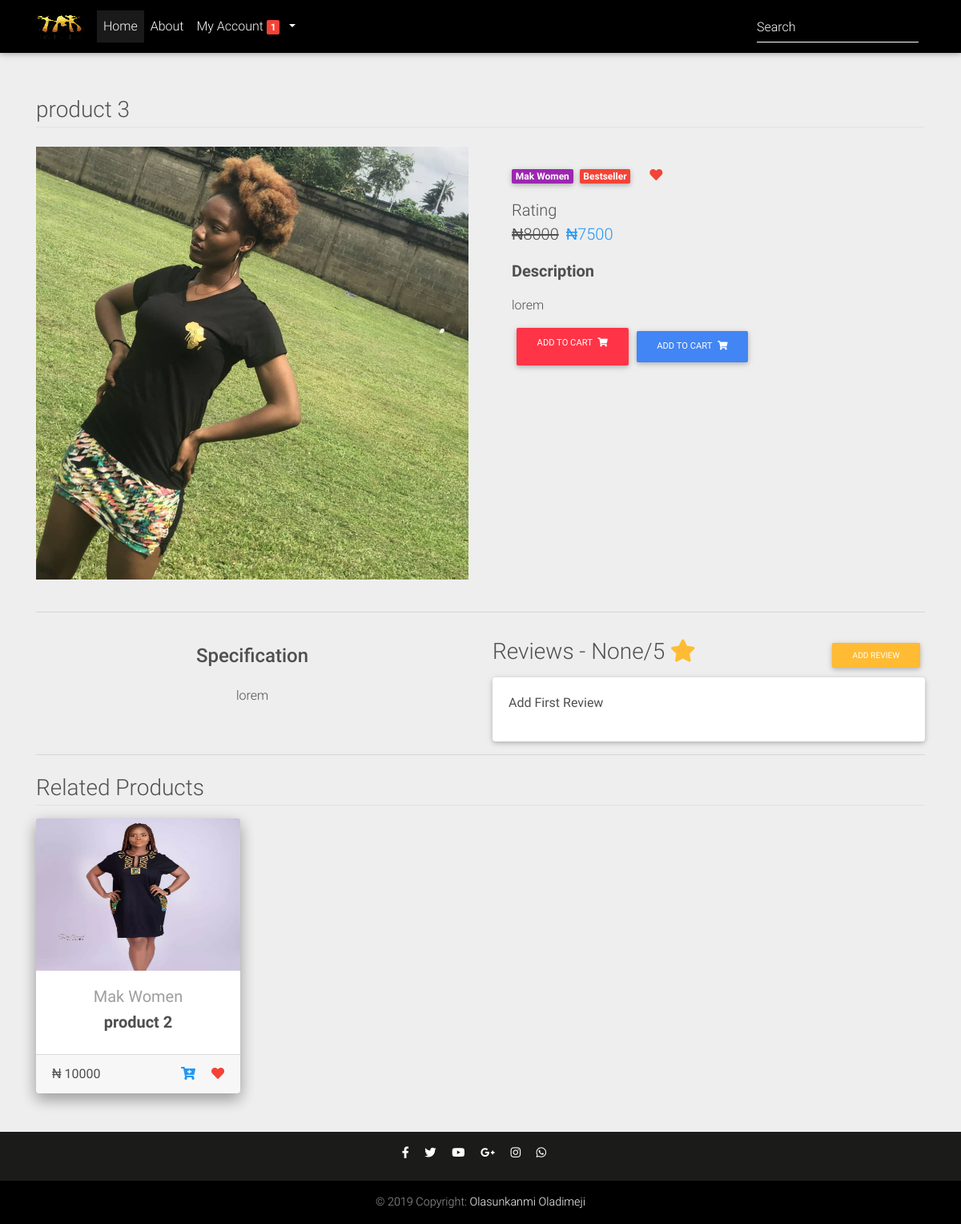
The app's page /product-3/detail (signed in) with its own data.
### core/models.py (models this page shows, shortened)
class Order(models.Model):
    user = models.ForeignKey(settings.AUTH_USER_MODEL,
                                on_delete=models.CASCADE)
    ref_code = models.CharField(max_length=20, unique=True)
    items = models.ManyToManyField(OrderItem)
    ordered = models.BooleanField(default=False)
    start_date = models.DateTimeField(auto_now_add=True)
    ordered_date = models.DateField()
    delivery_date = models.DateField()
    being_delivered = models.CharField(choices=status_choice,default='In process',max_length=150)
    received = models.BooleanField(default=False)
    refund_requested = models.BooleanField(default=False)
    refund_granted = models.BooleanField(default=False)
    shipping_address = models.ForeignKey(
        'Address', related_name='shipping_address', on_delete=models.SET_NULL, blank=True, null=True)
    payment = models.ForeignKey('Payment', on_delete=models.SET_NULL, blank=True, null=True)
    coupon = models.ForeignKey(
        'Coupon', on_delete=models.SET_NULL, blank=True, null=True)
    class Meta:
        verbose_name = ("Order")
        verbose_name_plural = ("Orders")

class Product(models.Model):
    title=models.CharField(max_length=200)
    slug=models.CharField(max_length=400)
    detail=models.TextField()
    specs=models.TextField()
    category=models.ForeignKey(Category,on_delete=models.CASCADE)
    status=models.BooleanField(default=True)
    color=models.ForeignKey(Color,on_delete=models.CASCADE)
    size=models.ForeignKey(Size,on_delete=models.CASCADE)
    price=models.PositiveIntegerField(default=0)
    image=models.ImageField(upload_to="product_imgs/")
    label = models.CharField(choices=LABEL_CHOICES,max_length=2,null=True,blank=True)
    label_text = models.CharField(choices=text_label,max_length=10,null=True,blank=True)
    discount_price = models.PositiveIntegerField(null=True,blank=True)
    class Meta:
        verbose_name_plural='6. Products'
    def get_absolute_url(self):
        return reverse("core:product_detail", kwargs={"slug": self.slug})
    def get_add_to_cart_url(self):
        return reverse('core:add_to_cart', kwargs={'slug': self.slug})

class Category(models.Model):
    title=models.CharField(max_length=100)
    image=models.ImageField(upload_to="cat_imgs/")
    slug = models.SlugField()
    class Meta:
        verbose_name_plural='2. Categories'
    def __str__(self):
        return self.title
    def get_absolute_url(self):
        return reverse("core:category_detail", args=[self.slug])

### core/views.py (the view)
# urls.py: path('<slug>/detail',views.product_detail,name='product_detail'),
def product_detail(request,slug):
    product=Product.objects.get(slug=slug)
    related_products=Product.objects.filter(category=product.category).exclude(slug=slug)[:1]
    reviewForm= ReviewAdd()
    canAdd=True
    reviewCheck=ProductReview.objects.filter(user=request.user,product=product).count()
    if request.user.is_authenticated:
        if reviewCheck > 0:
            canAdd=False
    reviews=ProductReview.objects.filter(product=product)
    avg_reviews=ProductReview.objects.filter(product=product).aggregate(avg_rating=Avg('review_rating'))
    context={
        'data':product,
        'related':related_products,
        'reviewForm':reviewForm,
        'canAdd':canAdd,
        'reviews':reviews,
        'avg_reviews':avg_reviews
    }
    return render(request, 'core/product-page.html',context)

### core/forms.py
class ReviewAdd(forms.ModelForm):
	class Meta:
		model=ProductReview
		fields=('review_text','review_rating')

### core/templatetags/cart_template_tags.py (called while the page is built)
@register.filter
def cart_item_count(user):
    if user.is_authenticated:
        qs = Order.objects.filter(user=user, ordered=False)
        if qs.exists():
            return qs[0].items.count()
    return 0

### core/Template/core/product-page.html (shortened to what this page needs)
{% extends 'base.html' %}
{% load static %}
{% load i18n %}
{% block 'content' %}
  <main class="mt-5 pt-4">
    <div class="container dark-grey-text mt-5">
      <h3 class="my-4 border-bottom pb-1">{{data.title}}</h3>
      <div class="row wow fadeIn">
        <div class="col-md-6 mb-4">
          <img id="zoom_01" data-zoom-image="" src="{{data.image.url}}" height="65%" class="img-fluid" alt="{{data.titlr}}">
        </div>
        <div class="col-md-6 mb-4">
          <div class="p-4">
            <div class="mb-3">
              <a href="{{data.category.get_absolute_url}}">
                <span class="badge purple mr-1">{{data.category}}</span>
              </a>
              <a href="">
                <span class="badge red mr-1">{{data.label_text}}</span>
              </a>
              <a href="{% url 'core:add_wishlist' data.id %}" class=" ml-3 " data-product="{{product.id}}"><i class="fa fa-heart red-text "></i></a>
            </div>
            <p class="lead">
              <span>Rating
              <br>
              {% if data.discount_price %}
                <span class="mr-1">
                  <del>  &#8358;{{data.price}}</del>
                </span>
                <span class="blue-text">   &#8358;{{data.discount_price}}</span>
              {% else%}
                <span >  &#8358;{{data.price}}  </span>
              {% endif%}
            </p>
            <p class="lead font-weight-bold">Description</p>
            <p>{{data.detail}} </p>
            <div class="d-flex justify-content-left">
              <a class="btn btn-danger btn-md my-0 p">Add to cart
                <i class="fas fa-shopping-cart ml-1"></i>
              </a>
              <a class="btn btn-primary btn-md my-0 m-1">Add to cart
                <i class="fas fa-shopping-cart ml-1"></i>
              </a>
            </div>
          </div>
        </div>
      </div>
      <hr>
      <div class="row d-flex justify-content-center wow fadeIn">
        <div class="col-md-6 text-center">
          <h4 class="my-4 h4">Specification</h4>
            <p>{{data.specs}}</p>
        </div>
         <div class="col-md-6">
          <h3 class="my-3">Reviews - <span class="avg-rating">{{avg_reviews.avg_rating}}</span>/5 <i class="fa fa-star text-warning"></i>
            {% if user.is_authenticated %}
            {% if canAdd %}
            <button data-toggle="modal" data-target="#productReview" type="button" class="btn btn-warning btn-sm float-right reviewBtn">Add Review</button>
            {% endif %}
            {% endif %}
          </h3>
          <div class="card">
            <div class="card-body review-list" style="max-height: 400px; overflow: auto;">
              {% if reviews %}
                {% for review in reviews %}
                <blockquote class="blockquote text-right">
                  <small>{{review.review_text}}</small>
                  <footer class="blockquote-footer">{{review.user}}
                    <cite title="Source Title">
                      {% for star in review.review_rating|ljust:review.review_rating %}
                      <i class="fa fa-star text-warning"></i>
                    {% endfor %}
                    </cite>
                  </footer>
                </blockquote>
                <hr />
                {% endfor %}
              {% else %}
                <p class="no-data">Add First Review</p>
              {% endif %}
            </div>
          </div>
        </div>
      </div>
      <hr>
	      <h3 class="mt-4 mb-3 border-bottom pb-1">Related Products</h3>
          <div class="row">
            {% for product in related %}
            {% include 'include/product.html' %}
            {% endfor %}
          </div>
    </div>
  </main>
{% endblock 'content' %}

### core/Template/base.html (shortened to what this page needs)
<!DOCTYPE html>
{% load static %}
{% load i18n %}
{% load cart_template_tags %}
<html lang="en">
<head>
  <link rel="stylesheet" href="https://use.fontawesome.com/releases/v5.11.2/css/all.css">
  <link href="{% static 'css/bootstrap.min.css' %}" rel="stylesheet">
  <link href="{% static 'css/mdb.min.css' %}" rel="stylesheet">
  <link href="{% static 'css/style.min.css' %}" rel="stylesheet">
  <link href="{% static 'css/style.css' %}" rel="stylesheet">
  <link href="{% static 'css/template.scss' %}" rel="stylesheet">
</head>
<body class="grey lighten-3">
  <nav class="navbar fixed-top navbar-expand-lg navbar-dark black scrolling-navbar">
    <div class="container">
      <a class="navbar-brand waves-effect" href="/" >
       <img src="{% static 'img/Logo.png' %}" height="30" width="60" alt="Makafrica">
      </a>
      <div class="collapse navbar-collapse" id="navbarSupportedContent">
        <ul class="navbar-nav mr-auto">
          <li class="nav-item active">
            <a class="nav-link waves-effect" href="/">Home
            </a>
          </li>
          <li class="nav-item">
            <a class="nav-link waves-effect" href="{% url 'core:aboutus' %}">About</a>
          </li>
          <li class="nav-item dropdown">
            <a class="nav-link  dropdown-toggle" href="#" id="navbarDropdown" role="button" data-toggle="dropdown" aria-haspopup="true" aria-expanded="false">
              My Account <span class="badge red z-depth-1 mr-1"> {{request.user|cart_item_count}} </span>
            </a>
          </li>
        </ul>
        <form class="form-inline" method="get" action="{% url 'core:search' %}">
          <div class="md-form my-0">
            <input class="form-control mr-sm-2" name="q" type="text" placeholder="Search" aria-label="Search">
          </div>
        </form>
      </div>
    </div>
  </nav>
{% block 'content' %}
{% endblock 'content' %}
  <footer class="page-footer footer text-center font-small mt-4 wow fadeIn  black">
    <div class="pb-4  pt-3" style="background-color: rgb(27, 27, 26);">
      <a href="" target="_blank">
        <i class="fab fa-facebook-f mr-3"></i>
      </a>
      <a href="" target="_blank">
        <i class="fab fa-twitter mr-3"></i>
      </a>
      <a href="" target="_blank">
        <i class="fab fa-youtube mr-3"></i>
      </a>
      <a href="" target="_blank">
        <i class="fab fa-google-plus-g mr-3"></i>
      </a>
      <a href="" target="_blank">
        <i class="fab fa-instagram mr-3"></i>
      </a>
      <a href="" target="_blank">
        <i class="fab fa-whatsapp mr-3"></i>
      </a>
    </div>
    <div class="footer-copyright py-3">
      © 2019 Copyright:
      <a href="" >Olasunkanmi Oladimeji </a>
    </div>
  </footer>
</body>
</html>

### core/Template/include/product.html (shortened to what this page needs)
<div class=" col-md-3 mb-4">
    <div class=" card shadow z-depth-2">
      <div class="view overlay  zoom">
        <img src="{{product.image.url}}" height="190" class="card-img-top"
          alt="">
      </div>
      <div class="card-body text-center">
        <a href="{{product.category.get_absolute_url}}" class="grey-text">
          <h5>{{product.category}}</h5>
        </a>
        <h5>
          <strong>
            <a href="{{product.get_absolute_url}}" class="dark-grey-text">{{product.title}}
            </a>
          </strong>
        </h5>
      </div>
      <div class="card-footer ">
        <span class="float-left">
          {% if product.discount_price %}&#8358; {{product.price}} <br>
          <span class="text-muted">&#8358; {{product.discount_price}}</span>
          {% else%}
          &#8358; {{product.price}}
          {% endif%}
        </span>
        <div class=" float-right ">
          <a  href="{{product.get_add_to_cart_url}}" data-product="{{product.id}}">
            <i class=" fa fa-cart-plus blue-text mr-3 "></i></a>
          {% if user.is_authenticated %}
          <a href="{% url 'core:add_wishlist' product.id %}"
          class="   " data-product="{{product.id}}"><i class="fa fa-heart red-text"></i></a>
        </div>
        {% endif %}
      </div>
    </div>
  </div>

### Static/css/style.css (style rules this page uses)
html, body, .view { height: 100%; }
.page-footer { background-color: #929FBA; }

### core/Template/base.html (style rules this page uses)
html, body, header, .carousel { height: 50vh; }

### records on screen
Product: title "product 3", image (picture), category "Mak Women", label_text "Bestseller", price "8000", discount_price "7500", detail "lorem", specs "lorem"
Product: image (picture), category "Mak Women", title "product 2", price "10000"

### other values on screen
{{ request.user|cart_item_count }} "1"
{{ avg_reviews.avg_rating }} "None"
